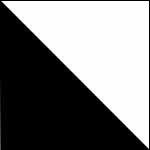
%> input picture trunk/report/135.jpg, 150 x 150 px
$ octave --eval "result = aids_edgehist(imread('report/135.jpg'));"   (GNU Octave 9; MATLAB toolbox functions it lacks are replaced by stand-ins)
%> lines starting %> are read from the running program, lines starting %| are printed output that depends on the picture
function edgehist = aids_edgehist(rgb)

% input:
%   MxNx3 image data, in RGB
%   or MxN luminance channel
% output:
%   1x5 edgehistogram <== global 5 bins (0, 45, 90, 135, no-oreintation)
% roughly as the MPEG-7 edge histogram descriptor

% check input
if length(size(rgb)) == 2
    % take as luminance directly
    lum = rgb;
elseif size(rgb,3) == 3
    % convert to luminance
    lum = rgb2ycbcr(rgb);
%> lum: size 150x150x3 uint8; mean of channels 1, 2, 3 122.3, 128, 128
    lum = lum(:,:,1);
%> lum: size 150x150 uint8
end


imgsize = size(lum);
%> imgsize = [150 150]

edgemask(:,:,1) = [1 -1; 1 -1];
edgemask(:,:,4) = [1 1; -1 -1];
edgemask(:,:,2) = [sqrt(2) 0; 0 -sqrt(2)];
edgemask(:,:,3) = [0 sqrt(2); -sqrt(2) 0];
edgemask(:,:,5) = [2 -2; -2 2];

TH = 100*ones(1,5);
edgedir = [{'0^o'} {'45^o'} {'-45^o'} {'90^o'} {'iso'}];
for i = 1:5
    gradient = filter2(edgemask(:,:,i), lum, 'same');
    edgehist(i) = sum(abs(gradient(:))>TH(i));

end
%> this loop made 5 passes
%> pass 1, in aids_edgehist, `gradient = filter2(edgemask(:,:,i), lum, 'same');`:
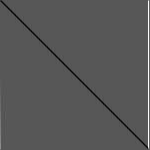
%> gradient: size 150x150 double; min -227, max 437, mean 0.4; drawn with min black and max white
%> pass 2, in aids_edgehist, `gradient = filter2(edgemask(:,:,i), lum, 'same');`:
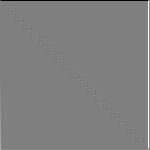
%> gradient: size 150x150 double; min -309.7, max 309.7, mean 0.5; drawn with min black and max white
%> pass 3, in aids_edgehist, `gradient = filter2(edgemask(:,:,i), lum, 'same');`:
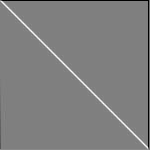
%> gradient: size 150x150 double; min -309.7, max 308.3, mean -0.2; drawn with min black and max white
%> after the loop, edgehist = [539 302 742 513 300]

edgehist = edgehist/prod(imgsize);
%> edgehist = [0.024 0.0134 0.033 0.0228 0.0133]

$ run again, on trunk/report/diagonal.jpg
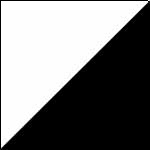
%> input picture trunk/report/diagonal.jpg, 150 x 150 px
%> the loop in aids_edgehist, `for i = 1:5` made 5 passes
%> pass 1, in aids_edgehist, `gradient = filter2(edgemask(:,:,i), lum, 'same');`:
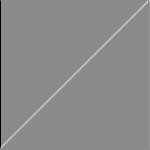
%> gradient: size 150x150 double; min -438, max 367, mean 0.2; drawn with min black and max white
%> pass 3, in aids_edgehist, `gradient = filter2(edgemask(:,:,i), lum, 'same');`:
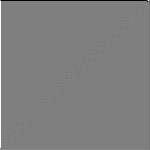
%> gradient: size 150x150 double; min -309.7, max 309.7, mean 0; drawn with min black and max white
%> after the loop in aids_edgehist, `for i = 1:5`: edgehist = [452 667 295 458 341]
%> in aids_edgehist, `edgehist = edgehist/prod(imgsize);`: edgehist = [0.0201 0.0296 0.0131 0.0204 0.0152]

$ run again, on trunk/report/no-direction.jpg
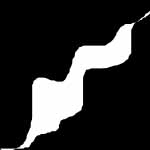
%> input picture trunk/report/no-direction.jpg, 150 x 150 px
%> the loop in aids_edgehist, `for i = 1:5` made 5 passes
%> pass 1, in aids_edgehist, `gradient = filter2(edgemask(:,:,i), lum, 'same');`:
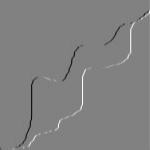
%> gradient: size 150x150 double; min -426, max 416, mean 0.2; drawn with min black and max white
%> pass 3, in aids_edgehist, `gradient = filter2(edgemask(:,:,i), lum, 'same');`:
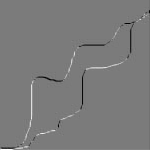
%> gradient: size 150x150 double; min -309.7, max 332.3, mean 0; drawn with min black and max white
%> after the loop in aids_edgehist, `for i = 1:5`: edgehist = [415 717 416 483 351]
%> in aids_edgehist, `edgehist = edgehist/prod(imgsize);`: edgehist = [0.0184 0.0319 0.0185 0.0215 0.0156]
